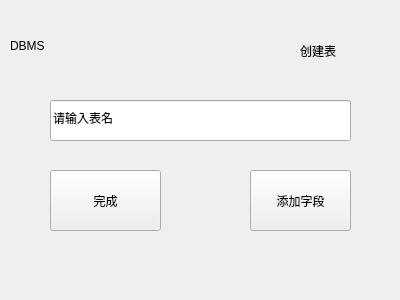
<?xml version="1.0" encoding="UTF-8"?>
<ui version="4.0">
 <class>creattable</class>
 <widget class="QWidget" name="creattable">
  <property name="geometry">
   <rect>
    <x>0</x>
    <y>0</y>
    <width>400</width>
    <height>300</height>
   </rect>
  </property>
  <property name="windowTitle">
   <string>creattable</string>
  </property>
  <property name="styleSheet">
   <string notr="true">font: 10pt &quot;方正粗黑宋简体&quot;;</string>
  </property>
  <widget class="QPushButton" name="pushButton">
   <property name="geometry">
    <rect>
     <x>50</x>
     <y>170</y>
     <width>111</width>
     <height>61</height>
    </rect>
   </property>
   <property name="text">
    <string>完成</string>
   </property>
  </widget>
  <widget class="QPushButton" name="add">
   <property name="geometry">
    <rect>
     <x>250</x>
     <y>170</y>
     <width>101</width>
     <height>61</height>
    </rect>
   </property>
   <property name="text">
    <string>添加字段</string>
   </property>
  </widget>
  <widget class="QLineEdit" name="lineEdit">
   <property name="geometry">
    <rect>
     <x>50</x>
     <y>100</y>
     <width>301</width>
     <height>41</height>
    </rect>
   </property>
   <property name="text">
    <string>请输入表名</string>
   </property>
  </widget>
  <widget class="QLabel" name="label">
   <property name="geometry">
    <rect>
     <x>300</x>
     <y>30</y>
     <width>81</width>
     <height>41</height>
    </rect>
   </property>
   <property name="text">
    <string>创建表</string>
   </property>
  </widget>
  <widget class="QLabel" name="label_2">
   <property name="geometry">
    <rect>
     <x>10</x>
     <y>10</y>
     <width>131</width>
     <height>71</height>
    </rect>
   </property>
   <property name="styleSheet">
    <string notr="true">font: 24pt &quot;华文隶书&quot;;</string>
   </property>
   <property name="text">
    <string>DBMS</string>
   </property>
  </widget>
 </widget>
 <resources/>
 <connections/>
</ui>
